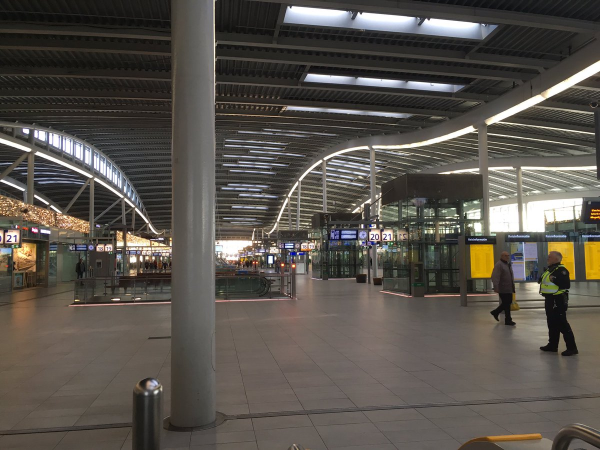
#> input picture InnovationFiles/base_image.png, 1200 x 900 px, given in place of the camera (shown at 1/2 size)
$ python PersonDetector.py
#> lines starting #> are read from the running program, lines starting #| are printed output that depends on the picture; after the words box and inside, x2 and y2 are one past the last pixel; in counts of white or black regions, pixels touching at a corner belong together
import cv2
from imutils.object_detection import non_max_suppression
import numpy as np

cap = cv2.VideoCapture(1)

while True:
    ret, frame = cap.read()
#> frame is the input picture: shape (900, 1200, 3); mean B, G, R 76.3, 82.9, 88.1

    # set up object for default people detection
    hog = cv2.HOGDescriptor()
    hog.setSVMDetector(cv2.HOGDescriptor_getDefaultPeopleDetector())
    frame = cv2.resize(frame, (640, 480))
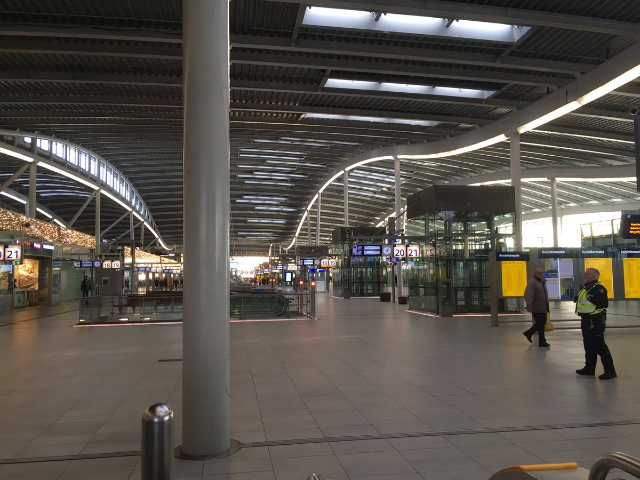
#> frame: shape (480, 640, 3); mean B, G, R 76.2, 82.8, 88

    gray = cv2.cvtColor(frame, cv2.COLOR_RGB2GRAY)
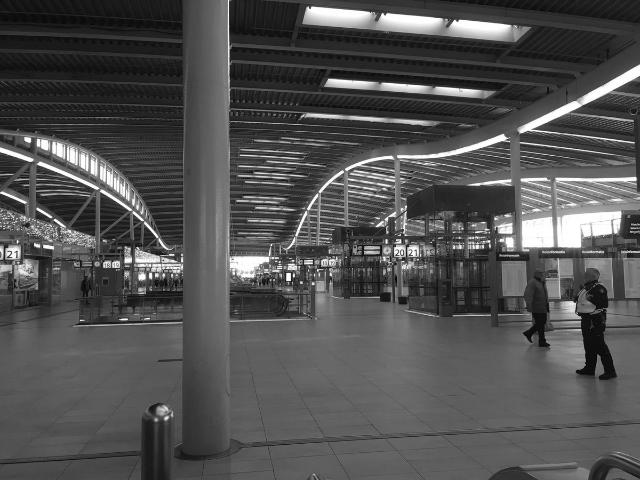
#> gray: shape (480, 640); min 3, max 255, mean 81.4

    (rects, weights) = hog.detectMultiScale(frame, winStride=(4, 4), padding=(8, 8), scale=1.05)
#> rects = [[506, 244, 64, 128], [553, 241, 82, 164]]; weights = [0.694, 3.09]
    rects = np.array([[x, y, x + w, y + h] for (x, y, w, h) in rects])
#> rects = [[506, 244, 570, 372], [553, 241, 635, 405]]
    pick = non_max_suppression(rects, probs=None, overlapThresh=0.65)
#> pick = [[553, 241, 635, 405], [506, 244, 570, 372]]

    for (xA, yA, xB, yB) in pick:
        cv2.rectangle(frame, (xA, yA), (xB, yB), (0, 255, 0), 2)
#> this loop made 2 passes
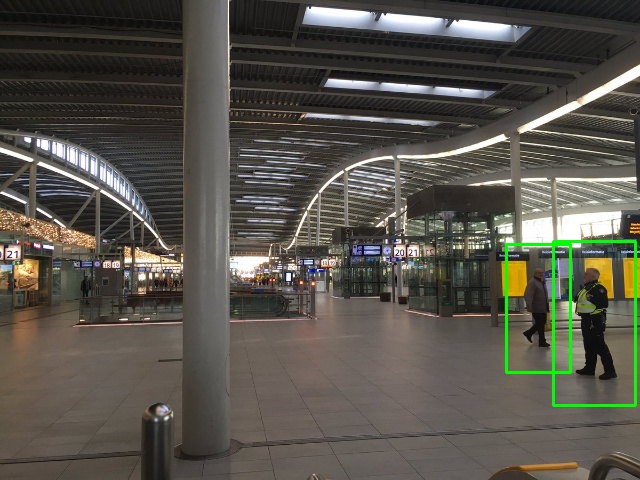
#> frame: shape (480, 640, 3); 0.85% of pixels changed, all inside (x1, y1, x2, y2) = (505, 240, 637, 407)

    cv2.imshow('frame', frame)

    if cv2.waitKey(1) & 0xFF == ord('q'):
#> (key q is pressed here)
        break


cap.release()
cv2.destroyAllWindows()
